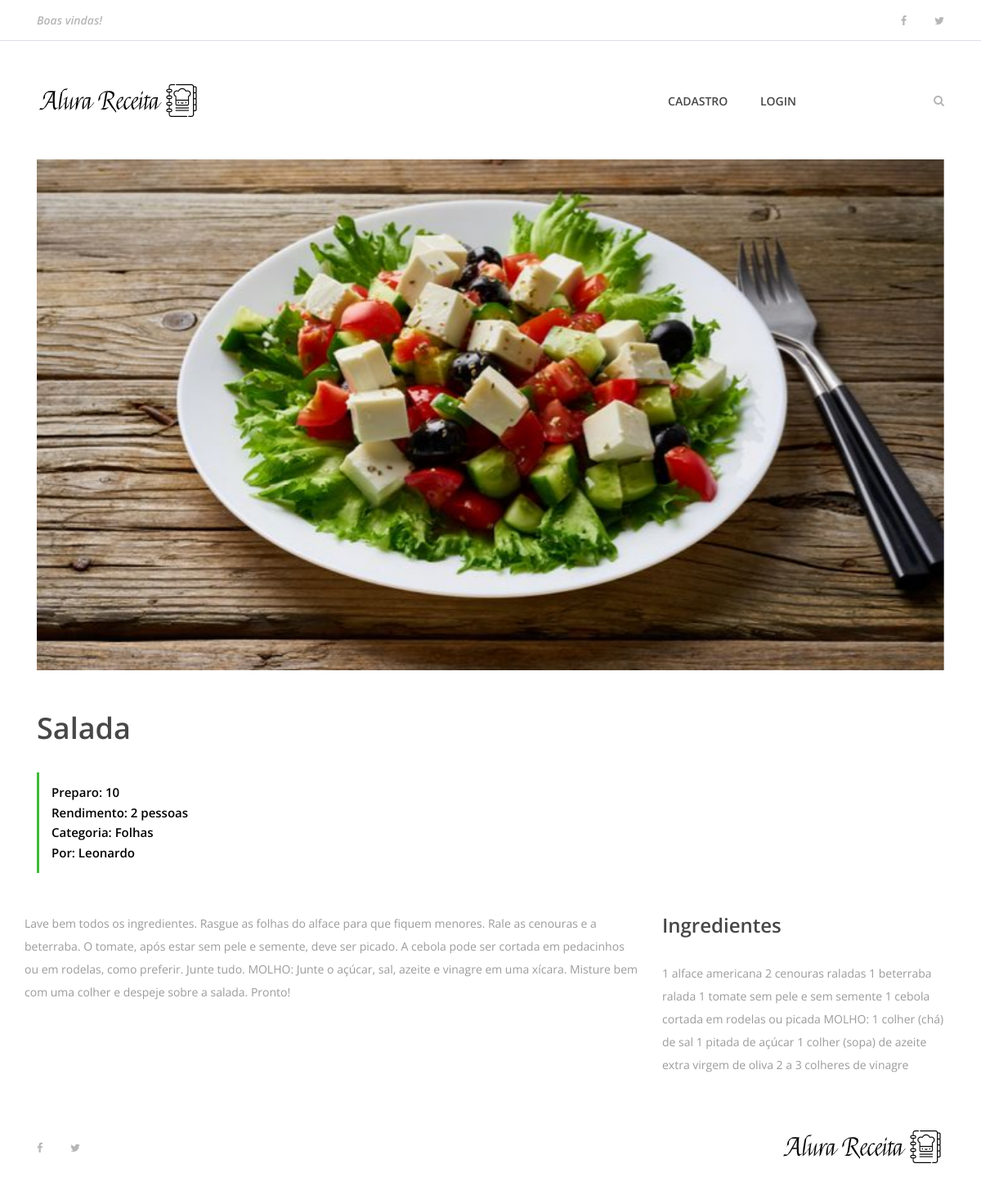
Page /11 on the committed database.
### apps/receitasapp/models.py (models this page shows, shortened)
class Receita(models.Model):
    pessoa = models.ForeignKey(User, on_delete=models.CASCADE)
    nome_receita = models.CharField(max_length=200)
    ingredintes = models.TextField()
    modo_preparo = models.TextField()
    tempo_preparo = models.IntegerField()
    rendimento = models.CharField(max_length=100)
    categoria = models.CharField(max_length=100)
    date_receita = models.DateTimeField(default=datetime.now, blank=True)
    foto_receita = models.ImageField(upload_to='fotos/%d/%m/%Y/', blank=True)
    publicada = models.BooleanField(default=False)

### apps/receitasapp/views/receita.py (the view)
# urls.py: path('<int:receita_id>', receita, name='receita'),
def receita(request, receita_id):
    receita = get_object_or_404(Receita, pk=receita_id)
    receita_a_exibir = {
        'receita' : receita
    }
    return render(request, 'receitas/receita.html', receita_a_exibir)

### templates/receitas/receita.html (shortened to what this page needs)
{% extends 'base.html' %}
{% load static %}
{% block content %}
    {% include 'partials/_menu.html' %}
        <div class="container">
            <div class="row">
                <div class="col-12">
                    <div class="receipe-slider owl-carousel">
                        {% if receita.foto_receita == '' %}
                            <img src="{% static 'img/bg-img/tomate_banner.jpg' %}">
                        {% else %}
                            <img src="{{ receita.foto_receita.url }}" alt= "">
                        {% endif %}
                    </div>
                </div>
            </div>
        </div>
        <div class="receipe-content-area">
            <div class="container">
                <div class="row">
                    <div class="col-12 col-md-8">
                        <div class="receipe-headline my-5">
                            <h2>{{receita.nome_receita}}</h2>
                            <div class="receipe-duration">
                                <h6>Preparo: {{receita.tempo_preparo}}</h6>
                                <h6>Rendimento: {{receita.rendimento}}</h6>
                                <h6>Categoria: {{receita.categoria}}</h6>
                                <h6>Por: {{receita.pessoa}}</h6>
                            </div>
                        </div>
                    </div>
                <div class="row">
                    <div class="col-12 col-lg-8">
                        <div class="single-preparation-step d-flex">
                            <p>{{receita.modo_preparo}}</p>
                        </div>
                    </div>
                    <div class="col-12 col-lg-4">
                        <div class="ingredients">
                            <h4>Ingredientes</h4>
                            <div class="ingredients">
                                <p>{{receita.ingredintes}}</p>
                            </div>
                        </div>
                    </div>
                </div>
    {% include 'partials/_footer.html' %}
{% endblock %}

### receitas/static/site.css (style rules this page uses)
* { margin: 0; padding: 0; }
body { font-family: "Open Sans", sans-serif; font-size: 14px; }
h1, h2, h3, h4, h5, h6 { color: #000000; line-height: 1.3; font-weight: 600; }
p { color: #9b9b9b; font-size: 14px; line-height: 2; font-weight: 400; }
img { height: auto; max-width: 100%; }
.receipe-slider { position: relative; z-index: 1; }
.receipe-headline h2 { font-size: 36px; color: #474747; margin-bottom: 30px; }
.receipe-headline .receipe-duration { border-left: 3px solid #40ba37; padding: 15px; }
.receipe-headline .receipe-duration h6 { font-size: 15px; margin-bottom: 5px; }
.receipe-headline .receipe-duration h6:last-child { margin-bottom: 0; }
.single-preparation-step { position: relative; z-index: 1; margin-bottom: 50px; }
.ingredients h4 { color: #474747; margin-bottom: 30px; }

### rows in the picture
Receita: foto_receita (picture), nome_receita "Salada", tempo_preparo "10", rendimento "2 pessoas", categoria "Folhas", pessoa "Leonardo", modo_preparo "Lave bem todos os ingredientes. Rasgue as folhas do alface para que fiquem menores. Rale as cenouras e a beterraba. O tomate, após estar sem pele e semente, deve ser picado. A cebola pode ser cortada em pedacinhos ou em rodelas, como preferir. Junte tudo. MOLHO: Junte o açúcar, sal, azeite e vinagre em uma xícara. Misture bem com uma colher e despeje sobre a salada. Pronto!", ingredintes "1 alface americana 2 cenouras raladas 1 beterraba ralada 1 tomate sem pele e sem semente 1 cebola cortada em rodelas ou picada MOLHO: 1 colher (chá) de sal 1 pitada de açúcar 1 colher (sopa) de azeite extra virgem de oliva 2 a 3 colheres de vinagre"
